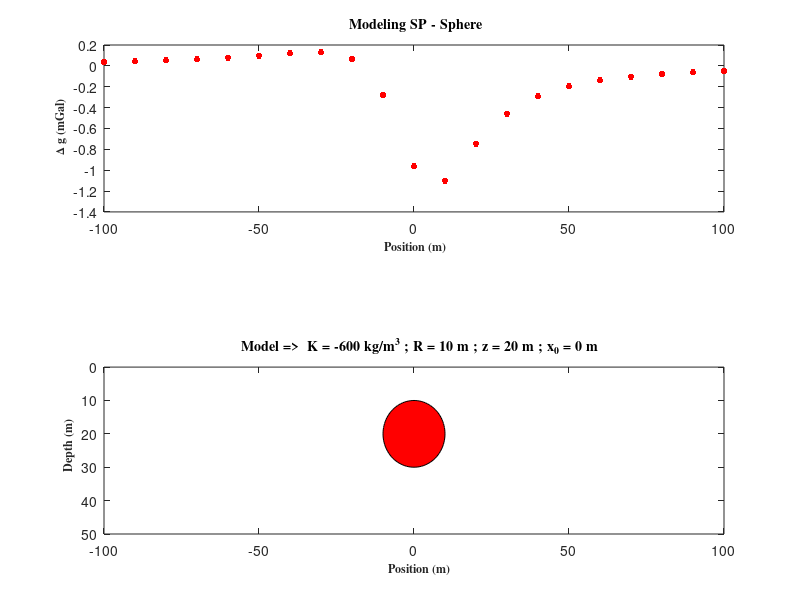

This figure's MATLAB source:
clear; close; clc;

%Konstanta
K = -600;
z = 20;
x0 = 0;
teta = 40;

%Lokasi Pengukuran
x= -100:10:100;

%%----------- FORMULA FORWARD BALL ---------%%
for i=1:length (x)
    V(i)= ((x(i)-x0)*cosd(teta)+ z*sind(teta))/(((x(i)-x0)^2+z^2)^1.5);
end

dy=K*V;

%%--------- PLOT FORWARD --------%%
figure (1)
subplot (5,1,[1 2])
plot(x,dy,'.','color','r','Markersize',15);
xlim([min(x) max(x)]);
xlabel('\bf \fontsize{12}\fontname{Times}Position (m)');
ylabel('\bf \fontsize{12}\fontname{Times}\Delta g (mGal)');
title('\bf \fontsize{14}\fontname{Times}Modeling SP - Sphere');

subplot(5,1,[4 5])


% Gambar Bola
th = 0:pi/50:2*pi;
R = 10;
xunit = R*cos(th)+x0;
yunit = R*sin(th)+z;
fill(xunit,yunit,'r');
set(gca,'ydir','reverse');
axis([min(x) max(x) 0 50]);
title([ ' \bf \fontsize{14} \fontname{Times}Model => ' , ' K = ' , ...
 num2str(K), ' kg/m^3 ; R = ' ,num2str(R), ...
 ' m ; z = ' ,num2str(z), ' m ; x_0 = ' ,num2str(x0), ' m' ]);
xlabel(' \bf \fontsize{12} \fontname{Times}Position (m)' );
ylabel(' \bf \fontsize{12} \fontname{Times}Depth (m)' );
%axis equal;